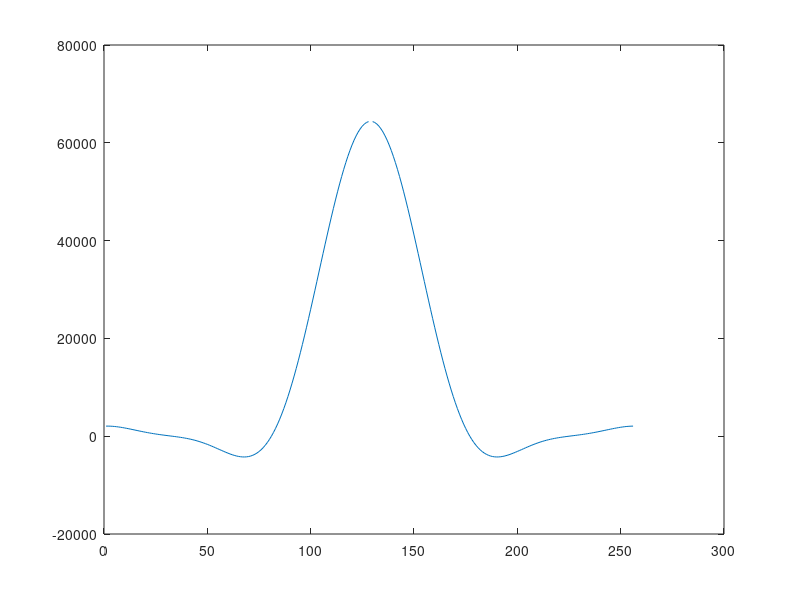

The MATLAB source for this figure:

% j = -256:255;
j = -128:127;
RF_amp = 7*2300*2;
n0 = 48;
pulse = 96*RF_amp.*(0.54 + 0.46.*(cos((pi.*j)./(2*n0)) )) .* sin((pi.*j)./(n0))./(pi.*j); 
% pulse = amp * (0.54 + 0.46*(cos((pi*j)/(2*128)) * sin((pi*j)/(128))/(pi*j))); 
figure, plot(pulse);



